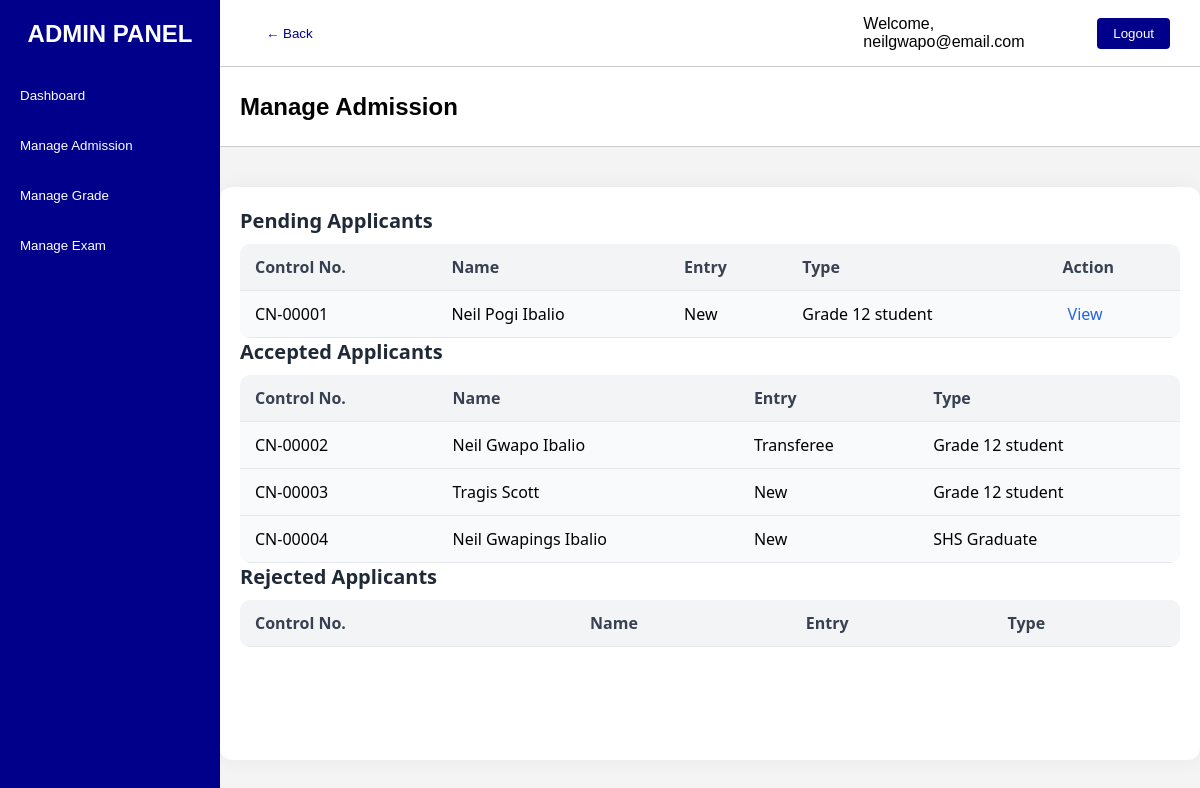
/adminportal/adminadmission.php (signed in), run on an earlier commit of the app's database.
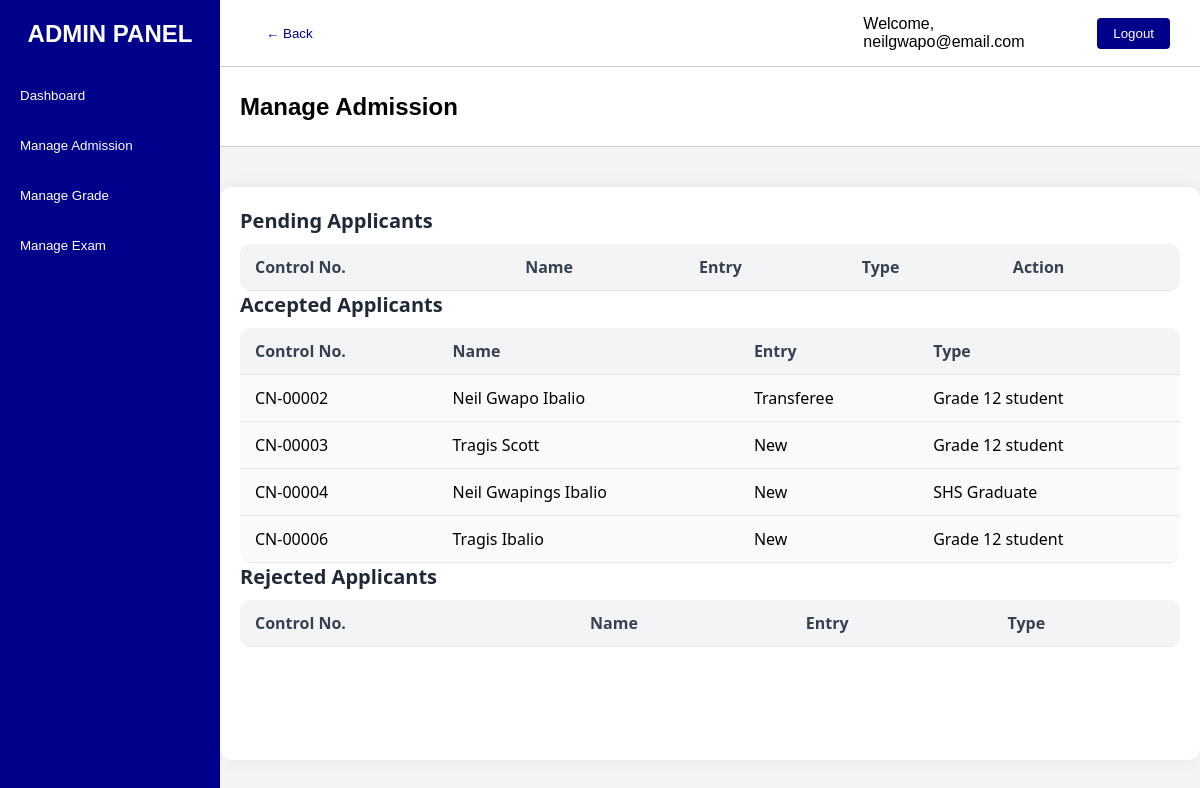
And on a later commit of the database.
### tables this page shows
CREATE TABLE `application_status` (
  `username` varchar(255) NOT NULL,
  `status` int(11) NOT NULL DEFAULT 0,
  `grade_status` int(11) NOT NULL DEFAULT 0
);

CREATE TABLE `check_status` (
  `username` varchar(50) NOT NULL,
  `admission_info_completed` tinyint(1) DEFAULT 0,
  `personal_info_completed` tinyint(1) DEFAULT 0,
  `family_bg_completed` tinyint(1) DEFAULT 0,
  `education_bg_completed` tinyint(1) DEFAULT 0,
  `med_his_info_completed` tinyint(1) DEFAULT 0,
  `control_number_click` tinyint(4) DEFAULT 0,
  `control_number` varchar(20) DEFAULT NULL,
  `current_stage` int(11) DEFAULT 1
);

CREATE TABLE `personal_info` (
  `id` int(20) NOT NULL,
  `username` varchar(50) DEFAULT NULL,
  `firstname` varchar(50) DEFAULT NULL,
  `middlename` varchar(50) DEFAULT NULL,
  `lastname` varchar(50) DEFAULT NULL,
  `region` varchar(100) DEFAULT NULL,
  `province` varchar(100) DEFAULT NULL,
  `town` varchar(100) DEFAULT NULL,
  `phonenumber` bigint(11) DEFAULT NULL,
  `civilstatus` varchar(20) DEFAULT NULL,
  `sex` varchar(10) DEFAULT NULL,
  `birthday` varchar(50) DEFAULT NULL,
  `birthplace` varchar(50) DEFAULT NULL,
  `religion` varchar(50) DEFAULT NULL
);

CREATE TABLE `admission_info` (
  `ai_id` int(20) NOT NULL,
  `username` varchar(50) DEFAULT NULL,
  `entry` varchar(20) DEFAULT NULL,
  `type` varchar(50) DEFAULT NULL,
  `strand` varchar(50) DEFAULT NULL,
  `lrn` bigint(12) DEFAULT NULL,
  `program` varchar(50) DEFAULT NULL
);

### adminportal/adminadmission.php (the view, shortened to what this page needs)
<?php
include('../php/connection.php');
function fetch_students_by_status($conn, $status) {
    $stmt = $conn->prepare("SELECT a.username, c.control_number, pi.firstname, pi.lastname, ai.entry, ai.type FROM application_status a
                            JOIN check_status c ON a.username = c.username
                            JOIN personal_info pi ON a.username = pi.username
                            JOIN admission_info ai ON a.username = ai.username
                            WHERE a.status = ?");
    $stmt->bind_param("i", $status);
    $stmt->execute();
    return $stmt->get_result();
}
$pending_students = fetch_students_by_status($conn, 0);
$accepted_students = fetch_students_by_status($conn, 1);
?>
<!DOCTYPE html>
<html lang="en">
<head>
  <link rel="stylesheet" href="../css/adminEC.css">
</head>
<body>
  <div class="sidebar">
    <div>
      <div class="logo">ADMIN PANEL</div>
      <div class="nav-top">
        <button class="nav-btn" onclick="window.location.href='admindashboard.php'">Dashboard</button>
        <button class="nav-btn" onclick="window.location.href='adminadmission.php'">Manage Admission</button>
        <button class="nav-btn" onclick="window.location.href='admingrading.php'">Manage Grade</button>
        <button class="nav-btn" onclick="window.location.href='exam_category.php'">Manage Exam</button>
      </div>
    </div>
  </div>
  <div class="main">
    <div class="topbar">
      <div class="left">
        <button class="backbtn" onclick="history.back()">&larr; Back</button>
      </div>
      <div class="right">
        <p>Welcome, <span><?php echo htmlspecialchars($_SESSION['admin']); ?></span></p>
        <a href="../php/logout.php"><button class="btn font-weight-bold">Logout</button></a>
      </div>
    </div>
    <div class="subheader">
      <h2>Manage Admission</h2>
    </div>
    <div class="content">
      <div class="exam-container">
        <div class="exam-table">
          <h2>Pending Applicants</h2>
          <table>
            <thead>
              <tr>
                <th>Control No.</th>
                <th>Name</th>
                <th>Entry</th>
                <th>Type</th>
                <th>Action</th>
              </tr>
            </thead>
            <tbody>
              <?php while ($row = $pending_students->fetch_assoc()): ?>
                <tr>
                  <td><?php echo htmlspecialchars($row['control_number']); ?></td>
                  <td><?php echo htmlspecialchars($row['firstname'] . ' ' . $row['lastname']); ?></td>
                  <td><?php echo htmlspecialchars($row['entry']); ?></td>
                  <td><?php echo htmlspecialchars($row['type']); ?></td>
                  <td><a href="view_profile.php?username=<?php echo urlencode($row['username']); ?>">View</a></td>
                </tr>
              <?php endwhile; ?>
            </tbody>
          </table>
        </div>
        <div class="exam-table">
          <h2>Accepted Applicants</h2>
          <table>
            <thead>
              <tr>
                <th>Control No.</th>
                <th>Name</th>
                <th>Entry</th>
                <th>Type</th>
              </tr>
            </thead>
            <tbody>
              <?php while ($row = $accepted_students->fetch_assoc()): ?>
                <tr>
                  <td><?php echo htmlspecialchars($row['control_number']); ?></td>
                  <td><?php echo htmlspecialchars($row['firstname'] . ' ' . $row['lastname']); ?></td>
                  <td><?php echo htmlspecialchars($row['entry']); ?></td>
                  <td><?php echo htmlspecialchars($row['type']); ?></td>
                </tr>
              <?php endwhile; ?>
            </tbody>
          </table>
        </div>
        <div class="exam-table">
          <h2>Rejected Applicants</h2>
          <table>
            <thead>
              <tr>
                <th>Control No.</th>
                <th>Name</th>
                <th>Entry</th>
                <th>Type</th>
              </tr>
            </thead>
          </table>
        </div>
      </div>
    </div>
  </div>
</body>
</html>

### css/adminEC.css (style rules this page uses)
.content { max-width: 1200px; width: 100%; margin: 40px auto; padding: 20px; font-family: 'Segoe UI', sans-serif; background: #fff; border-radius: 12px; box-shadow: 0 0 20px rgba(0,0,0,0.05); }
.exam-container { display: block; flex-wrap: wrap; gap: 30px; }
.exam-table { flex: 1 1 100%; }
.exam-table h2 { margin-bottom: 10px; font-size: 20px; color: #1f2937; }
.exam-table table { width: 100%; border-collapse: collapse; background-color: #f9fafb; border-radius: 10px; overflow: hidden; }
.exam-table th, .exam-table td { padding: 12px 15px; text-align: left; border-bottom: 1px solid #e5e7eb; }
.exam-table th { background-color: #f3f4f6; color: #374151; font-weight: 600; }
.exam-table a { color: #2563eb; text-decoration: none; margin: 0 5px; }

### css/admin.css (style rules this page uses)
* { box-sizing: border-box; margin: 0; padding: 0; }
a { text-decoration: none; }
body { font-family: Arial, sans-serif; height: 100vh; margin: 0; display: flex; overflow: hidden; }
.sidebar { width: 220px; background-color: darkblue; color: #fff; display: flex; flex-direction: column; justify-content: space-between; padding: 20px 0; }
.logo { text-align: center; font-size: 24px; font-weight: bold; margin-bottom: 30px; }
.logo, .nav-top, .nav-bottom { display: flex; flex-direction: column; gap: 15px; align-items: center; }
.nav-btn { background: none; border: none; color: white; padding: 10px 20px; cursor: pointer; width: 100%; text-align: left; transition: background 0.2s; }
.main { flex: 1; display: flex; flex-direction: column; height: 100vh; overflow: hidden; background-color: #f4f4f4; }
.topbar { background-color: #ffffff; padding: 15px 30px; display: flex; align-items: center; justify-content: space-between; border-bottom: 1px solid #ccc; }
.topbar .left, .topbar .center, .topbar .right { display: flex; align-items: center; }
.topbar .left { flex: 1; }
.topbar .right { flex: 1; justify-content: flex-end; gap: 10px; }
.btn { padding: 8px 16px; background-color: darkblue; color: white; border: none; border-radius: 4px; cursor: pointer; }
.backbtn { padding: 8px 16px; background-color: white; color: darkblue; border: none; border-radius: 4px; cursor: pointer; }
.content { flex: 1; padding: 30px; overflow-y: auto; }
.subheader { background-color: white; border-bottom: 1px solid #ccc; padding: 10px 20px; display: flex; justify-content: space-between; align-items: center; height: 80px; }

What changed in the data, as far as the page shows it:
removed application_status: check_status.control_number "CN-00001", personal_info.firstname+lastname "Neil Pogi Ibalio", admission_info.entry "New", admission_info.type "Grade 12 student", shown under "Pending Applicants"
added application_status: check_status.control_number "CN-00006", personal_info.firstname+lastname "Tragis Ibalio", admission_info.entry "New", admission_info.type "Grade 12 student", shown under "Accepted Applicants"
